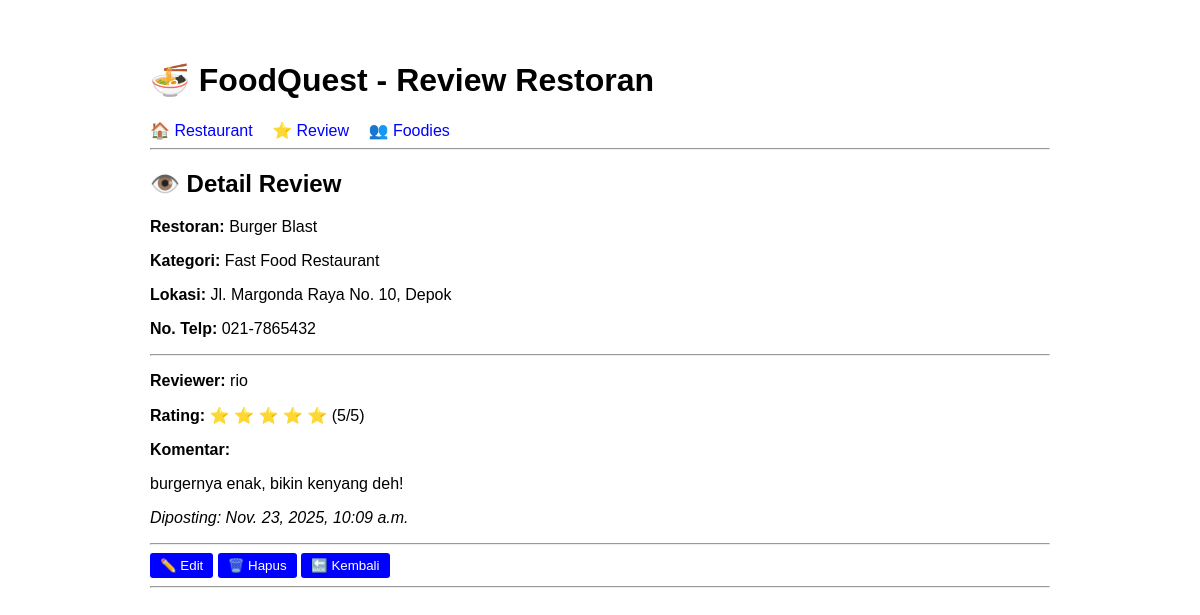
/reviews/1/, run on the app's committed database.
### restaurant/models.py (models this page shows, shortened)
class Review(models.Model):
    RATING_CHOICES = [(i, i) for i in range(1, 6)]
    restaurant = models.ForeignKey(Restaurant, on_delete=models.CASCADE, related_name='reviews')
    foodie = models.ForeignKey(Foodie, on_delete=models.CASCADE, related_name='reviews')
    rating = models.IntegerField(choices=RATING_CHOICES)
    komentar = models.TextField()
    waktu_review = models.DateTimeField(auto_now_add=True)
    class Meta:
        verbose_name_plural = "Reviews"
        ordering = ['-waktu_review']

class Restaurant(models.Model):
    KATEGORI_CHOICES = [
        ('kafe', 'Cafe'),
        ('fine_dining', 'Fine Dining Restaurant'),
        ('casual_dining', 'Casual Dining Restaurant'),
        ('fast_casual', 'Fast Casual Dining'),
        ('fast_food', 'Fast Food Restaurant'),
    ]
    nama = models.CharField(max_length=100)
    lokasi = models.CharField(max_length=200)
    kategori = models.CharField(max_length=50, choices=KATEGORI_CHOICES)
    no_telp = models.CharField(max_length=20)
    deskripsi = models.TextField()
    class Meta:
        verbose_name_plural = "Restaurants"

class Foodie(models.Model):
    username = models.CharField(max_length=150, unique=True)
    email = models.EmailField(unique=True)
    waktu = models.DateTimeField(auto_now_add=True)
    class Meta:
        verbose_name_plural = "Foodies"

### restaurant/views.py (the view)
# urls.py: path('reviews/<int:pk>/', views.ReviewDetailView.as_view(), name='review_detail'),
class ReviewDetailView(DetailView):
    model = Review
    template_name = 'restaurant/review_detail.html'
    context_object_name = 'review'

### restaurant/templates/restaurant/review_detail.html
{% extends 'restaurant/base.html' %}
{% block content %}
<h2>👁️ Detail Review</h2>
<p><strong>Restoran:</strong> {{ review.restaurant.nama }}</p>
<p><strong>Kategori:</strong> {{ review.restaurant.get_kategori_display }}</p>
<p><strong>Lokasi:</strong> {{ review.restaurant.lokasi }}</p>
<p><strong>No. Telp:</strong> {{ review.restaurant.no_telp }}</p>
<hr>
<p><strong>Reviewer:</strong> {{ review.foodie.username }}</p>
<p><strong>Rating:</strong>
{% for i in "12345" %}
    {% if i|add:0 <= review.rating %}⭐{% else %}☆{% endif %}
{% endfor %}
({{ review.rating }}/5)
</p>
<p><strong>Komentar:</strong></p>
<p>{{ review.komentar }}</p>
<p><em>Diposting: {{ review.waktu_review }}</em></p>
<hr>
<a href="{% url 'review_edit' review.id %}"><button>✏️ Edit</button></a>
<a href="{% url 'review_delete' review.id %}"><button>🗑️ Hapus</button></a>
<a href="{% url 'review_list' %}"><button>🔙 Kembali</button></a>
{% endblock %}

### restaurant/templates/restaurant/base.html (style rules this page uses)
body { font-family: Arial, sans-serif; max-width: 900px; margin: 20px auto; padding: 20px; }
a { color: blue; text-decoration: none; }
button { padding: 5px 10px; background: blue; color: white; border: none; border-radius: 3px; cursor: pointer; }

### data on the page
Review: restaurant.nama "Burger Blast", restaurant.kategori "Fast Food Restaurant", restaurant.lokasi "Jl. Margonda Raya No. 10, Depok", restaurant.no_telp "021-7865432", foodie.username "rio", rating "5", komentar "burgernya enak, bikin kenyang deh!", waktu_review "Nov. 23, 2025, 10:09 a.m."
